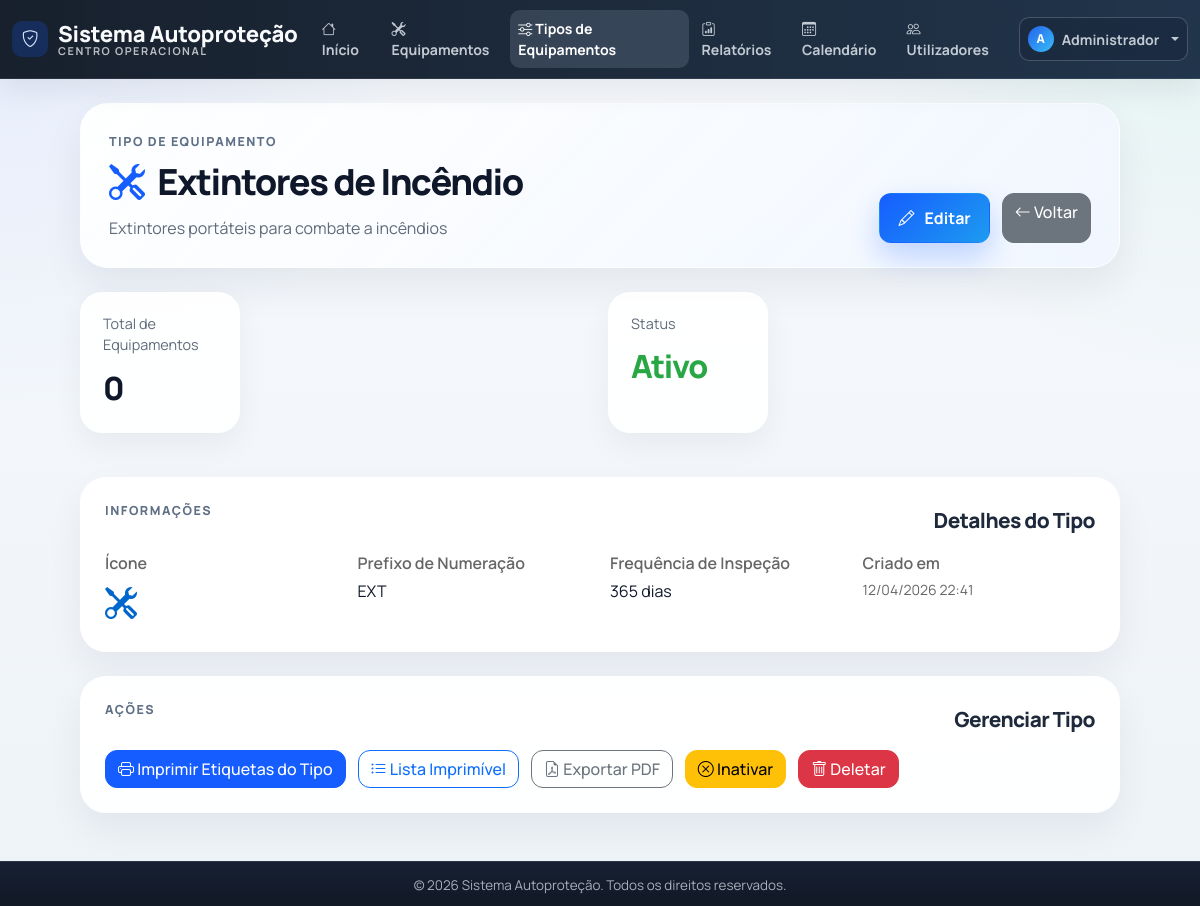
Screenshot of /index.php?controler=tipo_equipamento&acao=ver&id=1 (signed in) with the database file from the repository.
### tables this page shows
CREATE TABLE IF NOT EXISTS tipos_equipamentos (
    id INT AUTO_INCREMENT PRIMARY KEY,
    nome VARCHAR(100) NOT NULL,
    descricao TEXT,
    icone VARCHAR(50),
    prefixo_numeracao VARCHAR(20) COMMENT 'Prefixo para numeração dos equipamentos, ex: EXT, HID, LUM',
    proximo_numero INT DEFAULT 1 COMMENT 'Próximo número sequencial do tipo de equipamento',
    frequencia_inspecao INT COMMENT 'Frequência em dias',
    ativo BOOLEAN DEFAULT TRUE,
    data_criacao TIMESTAMP DEFAULT CURRENT_TIMESTAMP,
    UNIQUE KEY uk_tipo_nome (nome),
    INDEX idx_ativo (ativo)
);

### app/core/View.php (called while the page is built, shortened)
<?php
class View {
    public static function render($view, array $data = []) {
        $viewPath = APP_PATH . DIRECTORY_SEPARATOR . 'views' . DIRECTORY_SEPARATOR . str_replace('/', DIRECTORY_SEPARATOR, $view) . '.php';
        extract($data, EXTR_SKIP);
        require $viewPath;
        require APP_PATH . DIRECTORY_SEPARATOR . 'views' . DIRECTORY_SEPARATOR . 'layouts' . DIRECTORY_SEPARATOR . 'main.php';
    }
}

### app/core/Controller.php (called while the page is built, shortened)
<?php
abstract class Controller {
    protected function render($view, array $data = []) {
        View::render($view, $data);
    }
}

### app/controllers/TipoEquipamentoController.php (called while the page is built, shortened)
<?php
class TipoEquipamentoController extends Controller {
    private $tipoEquipamento;
    public function __construct() {
        $this->tipoEquipamento = new TipoEquipamento();
    }
    public function ver($id) {
        $tipo = $this->tipoEquipamento->getById($id);
        $totalEquipamentos = $this->tipoEquipamento->getContagemEquipamentos($id, true);
        $totalEquipamentosAssociados = $this->tipoEquipamento->getContagemEquipamentos($id, false);
        $this->render('tipos_equipamentos/ver', compact('tipo', 'totalEquipamentos', 'totalEquipamentosAssociados'));
    }
}

### app/core/Application.php (called while the page is built, shortened)
<?php
class Application {
    public function run() {
        $router = new Router();
        $route = $router->resolve($_GET);
        $this->dispatch($route);
    }
    private function registerAutoloader() {
        spl_autoload_register(function ($class) {
            $directories = [
                APP_PATH . DIRECTORY_SEPARATOR . 'core',
                APP_PATH . DIRECTORY_SEPARATOR . 'models',
                APP_PATH . DIRECTORY_SEPARATOR . 'controllers',
            ];
            foreach ($directories as $directory) {
                $file = $directory . DIRECTORY_SEPARATOR . $class . '.php';
                if (file_exists($file)) {
                    return;
                }
            }
        });
    }
    private function dispatch($route) {
        try {
            $controller = new $route['controller']();
            call_user_func_array([$controller, $route['action']], $route['params']);
        } catch (Throwable $exception) {
            $this->handleException($exception);
        }
    }
}

### public/index.php (called while the page is built)
<?php
require_once dirname(__DIR__) . DIRECTORY_SEPARATOR . 'app' . DIRECTORY_SEPARATOR . 'core' . DIRECTORY_SEPARATOR . 'Application.php';
$application = new Application();
$application->run();

### app/models/TipoEquipamento.php (called while the page is built, shortened)
<?php
class TipoEquipamento {
    private $db;
    private $table = 'tipos_equipamentos';
    public function __construct() {
        $this->db = new Database();
    }
    public function getById($id) {
        $id = (int)$id;
        $query = "SELECT * FROM {$this->table} WHERE id = {$id}";
        $resultado = $this->db->query($query);
        if ($resultado && $resultado->num_rows > 0) {
            return $resultado->fetch_assoc();
        }
        return null;
    }
    public function getContagemEquipamentos($id, $apenasAtivos = true) {
        $id = (int)$id;
        $query = "SELECT COUNT(*) as total FROM equipamentos WHERE tipo_equipamento_id = {$id}";
        if ($apenasAtivos) {
            $query .= " AND ativo = TRUE";
        }
        $resultado = $this->db->query($query);
        $row = $resultado->fetch_assoc();
        return (int)$row['total'];
    }
}

### app/models/Database.php (called while the page is built, shortened)
<?php
class Database {
    private $conexao;
    private $host;
    private $port;
    private $user;
    private $password;
    private $dbname;
    public function __construct() {
        $config = require CONFIG_PATH . DIRECTORY_SEPARATOR . 'database.php';
        $this->host = $config['host'];
        $this->port = $config['port'] ?? 3306;
        $this->user = $config['user'];
        $this->password = $config['password'];
        $this->dbname = $config['dbname'];
    }
    private function conectar() {
        try {
            $connection = new mysqli(
                $this->host,
                $this->user,
                $this->password,
                $this->dbname,
                (int)$this->port
            );
            $connection->set_charset("utf8mb4");
            $this->conexao = $connection;
        } catch (Exception $e) {
            die('Erro de conexão com a base de dados: ' . $e->getMessage());
        }
    }
    public function query($query) {
        return $this->conexao->query($query);
    }
}

### app/views/tipos_equipamentos/ver.php (the view, shortened to what this page needs)
<?php
$tipo = $tipo ?? [];
$nome = htmlspecialchars($tipo['nome'] ?? '', ENT_QUOTES, 'UTF-8');
$descricao = htmlspecialchars($tipo['descricao'] ?? '', ENT_QUOTES, 'UTF-8');
$icone = htmlspecialchars($tipo['icone'] ?? 'bi-tools', ENT_QUOTES, 'UTF-8');
$prefixo = htmlspecialchars($tipo['prefixo_numeracao'] ?? '', ENT_QUOTES, 'UTF-8');
$frequencia = (int)($tipo['frequencia_inspecao'] ?? 0);
$ativo = (bool)($tipo['ativo'] ?? true);
$totalEquipamentos = (int)($totalEquipamentos ?? 0);
$totalEquipamentosAssociados = (int)($totalEquipamentosAssociados ?? $totalEquipamentos);
?>
<section class="page-shell page-shell--narrow tipo-equipamento-ver-page">
    <header class="page-hero compact">
        <div>
            <span class="page-hero__eyebrow">Tipo de Equipamento</span>
            <h1>
                <i class="bi <?php echo $icone; ?>"></i>
                <?php echo $nome; ?>
            </h1>
            <?php if ($descricao): ?>
                <p><?php echo $descricao; ?></p>
            <?php endif; ?>
        </div>
        <div class="page-hero__actions">
            <a href="index.php?controler=tipo_equipamento&acao=editar&id=<?php echo (int)$tipo['id']; ?>" class="btn btn-dashboard-primary">
                <i class="bi bi-pencil"></i>
                Editar
            </a>
            <a href="index.php?controler=tipo_equipamento&acao=listar" class="btn btn-secondary">
                <i class="bi bi-arrow-left"></i>
                Voltar
            </a>
        </div>
    </header>
    <div style="display: grid; grid-template-columns: 1fr 1fr; gap: 16px; margin-bottom: 20px;">
        <section class="mini-stats-grid">
            <a
                href="index.php?controler=equipamento&acao=listar&tipo=<?php echo (int)$tipo['id']; ?>"
                style="text-decoration: none; color: inherit; display: block;"
                title="Ver equipamentos deste tipo"
            >
                <article class="mini-stat-card" style="cursor: pointer;">
                    <span>Total de Equipamentos</span>
                    <strong><?php echo $totalEquipamentos; ?></strong>
                </article>
            </a>
        </section>
        <section class="mini-stats-grid">
            <article class="mini-stat-card">
                <span>Status</span>
                <strong style="color: <?php echo $ativo ? '#28a745' : '#dc3545'; ?>;">
                    <?php echo $ativo ? 'Ativo' : 'Inativo'; ?>
                </strong>
            </article>
        </section>
    </div>
    <section class="panel-surface">
        <div class="panel-surface__header">
            <span class="panel-surface__eyebrow">Informações</span>
            <h2>Detalhes do Tipo</h2>
        </div>
        <div style="display: grid; grid-template-columns: repeat(auto-fit, minmax(200px, 1fr)); gap: 20px;">
            <div>
                <label style="display: block; font-weight: 600; margin-bottom: 4px; color: #666;">Ícone</label>
                <div style="font-size: 32px; color: #0066cc;">
                    <i class="bi <?php echo $icone; ?>"></i>
                </div>
            </div>
            <?php if ($prefixo): ?>
                <div>
                    <label style="display: block; font-weight: 600; margin-bottom: 4px; color: #666;">Prefixo de Numeração</label>
                    <p style="margin: 0; font-size: 16px;"><?php echo $prefixo; ?></p>
                </div>
            <?php endif; ?>
            <?php if ($frequencia > 0): ?>
                <div>
                    <label style="display: block; font-weight: 600; margin-bottom: 4px; color: #666;">Frequência de Inspeção</label>
                    <p style="margin: 0; font-size: 16px;"><?php echo $frequencia; ?> dias</p>
                </div>
            <?php endif; ?>
            <?php if ($tipo['data_criacao']): ?>
                <div>
                    <label style="display: block; font-weight: 600; margin-bottom: 4px; color: #666;">Criado em</label>
                    <p style="margin: 0; font-size: 14px; color: #666;">
                        <?php echo date('d/m/Y H:i', strtotime($tipo['data_criacao'])); ?>
                    </p>
                </div>
            <?php endif; ?>
        </div>
    </section>
    <section class="panel-surface">
        <div class="panel-surface__header">
            <span class="panel-surface__eyebrow">Ações</span>
            <h2>Gerenciar Tipo</h2>
        </div>
        <div style="display: flex; gap: 12px; flex-wrap: wrap;">
            <a href="index.php?controler=equipamento&acao=etiquetas&tipo=<?php echo (int)$tipo['id']; ?>"
               class="btn btn-primary"
               target="_blank"
               rel="noopener">
                <i class="bi bi-printer"></i>
                Imprimir Etiquetas do Tipo
            </a>
            <a href="index.php?controler=equipamento&acao=lista_imprimivel&tipo=<?php echo (int)$tipo['id']; ?>"
               class="btn btn-outline-primary"
               target="_blank"
               rel="noopener">
                <i class="bi bi-list-ul"></i>
                Lista Imprimível
            </a>
            <a href="index.php?controler=equipamento&acao=lista_pdf&tipo=<?php echo (int)$tipo['id']; ?>"
               class="btn btn-outline-secondary"
               target="_blank"
               rel="noopener">
                <i class="bi bi-file-earmark-pdf"></i>
                Exportar PDF
            </a>
            <a href="index.php?controler=tipo_equipamento&acao=toggleAtivo&id=<?php echo (int)$tipo['id']; ?>"
               class="btn <?php echo $ativo ? 'btn-warning' : 'btn-success'; ?>"
               onclick="return confirm('Tem a certeza que deseja <?php echo $ativo ? 'inativar' : 'ativar'; ?> este tipo?');">
                <i class="bi <?php echo $ativo ? 'bi-x-circle' : 'bi-check-circle'; ?>"></i>
                <?php echo $ativo ? 'Inativar' : 'Ativar'; ?>
            </a>
            <?php if ($totalEquipamentosAssociados === 0): ?>
                <a href="index.php?controler=tipo_equipamento&acao=deletar&id=<?php echo (int)$tipo['id']; ?>"
                   class="btn btn-danger"
                   onclick="return confirm('Tem a certeza que deseja deletar este tipo? Esta ação não pode ser desfeita.');">
                    <i class="bi bi-trash"></i>
                    Deletar
                </a>
            <?php endif; ?>
        </div>
    </section>
</section>

### public/css/style.css (style rules this page uses)
:root { --color-primary: #165dff; --color-secondary: #6c757d; --color-success: #198754; --color-danger: #dc3545; --color-warning: #ffc107; --color-info: #0dcaf0; --surface-0: #f4f7fb; --surface-1: #ffffff; --surface-2: #eef3fb; --text-strong: #0f172a; --text-soft: #5f6b7a; --stroke-soft: rgba(22, 93, 255, 0.08); }
body { background: radial-gradient(circle at top left, rgba(22, 93, 255, 0.08), transparent 28%), radial-gradient(circle at top right, rgba(16, 185, 129, 0.08), transparent 25%), linear-gradient(180deg, #f7f9fc 0%, #eef3f8 100%); color: var(--text-strong); font-family: 'Manrope', 'Segoe UI', Tahoma, Geneva, Verdana, sans-serif; }
.btn { border-radius: 12px; font-weight: 500; transition: all .2s; }
.btn-primary { background-color: var(--color-primary); border-color: var(--color-primary); }
h1 { color: var(--text-strong); font-weight: 700; margin-bottom: 30px; border-bottom: none; padding-bottom: 0; }
h2 { color: #1e293b; font-weight: 600; }
.btn-dashboard-primary, .btn-dashboard-secondary { display: inline-flex; align-items: center; gap: 10px; padding: 12px 18px; border: 1px solid transparent; font-weight: 700; text-decoration: none; }
.btn-dashboard-primary { background: linear-gradient(135deg, #165dff, #1d9bf0); color: #fff; box-shadow: 0 14px 30px rgba(22, 93, 255, 0.24); }
.page-shell { display: grid; gap: 24px; }
.page-shell--narrow { max-width: 1040px; margin: 0 auto; }
.page-hero { display: flex; align-items: flex-end; justify-content: space-between; gap: 20px; padding: 28px 30px; border-radius: 28px; background: linear-gradient(135deg, rgba(255, 255, 255, 0.95), rgba(240, 246, 255, 0.9)); border: 1px solid rgba(255, 255, 255, 0.7); box-shadow: 0 18px 40px rgba(15, 23, 42, 0.07); }
.page-hero.compact { padding: 24px 28px; }
.page-hero h1 { margin: 8px 0 12px; font-size: clamp(1.9rem, 3vw, 2.8rem); font-weight: 800; letter-spacing: -0.04em; }
.page-hero h1 i { color: #165dff; margin-right: 8px; }
.page-hero p { margin: 0; max-width: 700px; color: var(--text-soft); line-height: 1.7; }
.page-hero__eyebrow, .panel-surface__eyebrow { display: inline-block; font-size: 0.78rem; font-weight: 800; letter-spacing: 0.12em; text-transform: uppercase; color: #607086; }
.page-hero__actions { display: flex; flex-wrap: wrap; gap: 12px; }
.mini-stats-grid { display: grid; grid-template-columns: repeat(3, minmax(0, 1fr)); gap: 16px; }
.mini-stat-card { padding: 20px 22px; border-radius: 22px; background: rgba(255, 255, 255, 0.92); border: 1px solid rgba(255, 255, 255, 0.7); box-shadow: 0 12px 30px rgba(15, 23, 42, 0.05); }
.mini-stat-card span { display: block; color: var(--text-soft); font-size: 0.9rem; }
.mini-stat-card strong { display: block; margin-top: 8px; font-size: 2rem; font-weight: 800; letter-spacing: -0.04em; }
.panel-surface { padding: 24px; border-radius: 26px; background: rgba(255, 255, 255, 0.94); border: 1px solid rgba(255, 255, 255, 0.72); box-shadow: 0 16px 36px rgba(15, 23, 42, 0.06); }
.panel-surface__header { display: flex; align-items: flex-start; justify-content: space-between; gap: 14px; margin-bottom: 18px; }
.panel-surface__header h2 { margin: 6px 0 0; font-size: 1.3rem; font-weight: 800; letter-spacing: -0.03em; }

### rows the page displays
tipos_equipamentos: nome "Extintores de Incêndio", descricao "Extintores portáteis para combate a incêndios", prefixo_numeracao "EXT", frequencia_inspecao "365", data_criacao "12/04/2026 22:41"

### other values shown
APP_NAME "Sistema Autoproteção"
$inicialUtilizador "A"
$nomeUtilizador "Administrador"
$totalEquipamentos "0"
